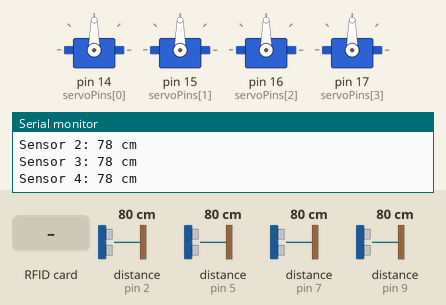
Simulated run of this sketch. Board: Arduino Mega 2560, built with avr-gcc and run on an emulated ATmega2560. Parts: 4 × servo, the last lines printed to the serial monitor. Wiring (inferred from the names in the program): 4 × ultrasonic range finder: trigger pin 3, echo pin 2 / trigger pin 4, echo pin 5 / trigger pin 6, echo pin 7 / trigger pin 8, echo pin 9. Inputs (shaded band) come from the test bench; at power-on: distance to the obstacle (sensors on pin 2, pin 5, pin 7, pin 9) 80 cm. The echo pulse lasts 58.3 µs per cm.

Above: at 1.2 s.
1.3 s: distance to the obstacle (sensor on pin 2) set to 12 cm
4.3 s: distance to the obstacle (sensor on pin 2) set to 9 cm
At 5.0 s:
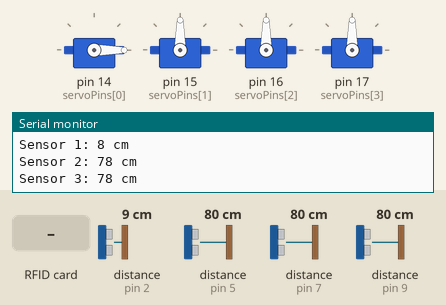
5.8 s: RFID card 5E 7A 19 C4 held to the reader
At 7.0 s:
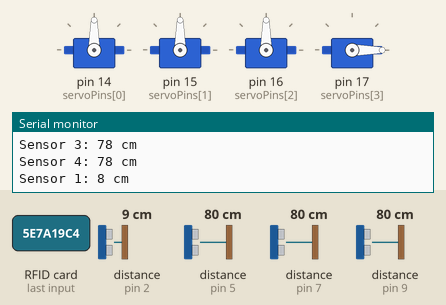
7.3 s: distance to the obstacle (sensor on pin 5) set to 12 cm
8.8 s: distance to the obstacle (sensor on pin 5) set to 9 cm
Timing chart, 0 to 11.8 s (numbered marks = the images above; inputs shaded):
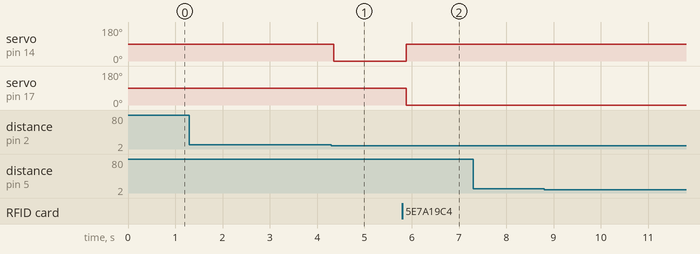

The sketch:

trafficdensity.ino
```cpp
#include <SPI.h>
#include <MFRC522.h>
#include <Servo.h>

const int trigPins[] = {3, 4, 6, 8};
const int echoPins[] = {2, 5, 7, 9};
int servoPins[] = {14, 15, 16, 17};

const int SS_PIN = 53;
const int RST_PIN = 10;

MFRC522 mfrc522(SS_PIN, RST_PIN);

Servo servos[4];
unsigned long previousMillis = 0;
const long interval = 5000;  // in seconds

const int distanceThreshold = 10; // distance ultrasoni

boolean objectPresent = false;

void setup() {
  Serial.begin(9600);
  SPI.begin();
  mfrc522.PCD_Init();

  for (int i = 0; i < 4; i++) {
    pinMode(trigPins[i], OUTPUT);
    pinMode(echoPins[i], INPUT);
    servos[i].attach(servoPins[i]);
    servos[i].write(90);
  }
}

void loop() {
  boolean objectDetected = false;

  // Check RFID
  if (mfrc522.PICC_IsNewCardPresent() && mfrc522.PICC_ReadCardSerial()) {
    Serial.println("RFID Tag Detected");
    openGate(3);  //(0,1,2,3) gate numbers
    mfrc522.PICC_HaltA();
    mfrc522.PCD_StopCrypto1();
  }

  for (int i = 0; i < 4; i++) {
    long duration, distance;

    digitalWrite(trigPins[i], LOW);
    delayMicroseconds(2);
    digitalWrite(trigPins[i], HIGH);
    delayMicroseconds(10);
    digitalWrite(trigPins[i], LOW);

    duration = pulseIn(echoPins[i], HIGH);
    distance = duration * 0.034 / 2;

    Serial.print("Sensor ");
    Serial.print(i + 1);
    Serial.print(": ");
    Serial.print(distance);
    Serial.println(" cm");

    if (distance > 0 && distance < distanceThreshold) {
      objectDetected = true;
      if (!objectPresent) {
        objectPresent = true;
        openGate(i);
      }
    }
  }

  if (!objectDetected && objectPresent) {
    objectPresent = false;
    closeGates();
  }

  if (!objectPresent) {
    gateSequence();
  }
}

void openGate(int gateIndex) {
  for (int i = 0; i < 4; i++) {
    if (i == gateIndex) {
      servos[i].write(0);   // Open gate
    } else {
      servos[i].write(90);  // Close other gates
    }
  }
}

void closeGates() {
  for (int i = 0; i < 4; i++) {
    servos[i].write(90);  // Close all gates
  }
}

void gateSequence() {
  unsigned long currentMillis = millis();

  if (currentMillis - previousMillis >= interval) {
    previousMillis = currentMillis;
    static int currentGate = 0;

    closeGates();
    servos[currentGate].write(0);
    currentGate = (currentGate + 1) % 4;
  }
}


//note_servo 0degree open gate for this project 90 close
//4 servos
//4 ultrasonic sensors
//rfid modul 522
//componenst amount 2159rs only


//projects.circuitseeker@gmail.com
```

Measured:
- the behaviour switches between 11 and 10 cm on distance to the obstacle (sensor on pin 2) (found by bisection; images 0 and 1)
- after the input at 4.3 s, servo on pin 14 (servoPins[0]): 90° → 0° after 0.05 s instead of 0.74 s
- after the input at 5.8 s, servo on pin 14 (servoPins[0]): 0° → 90° after 0.08 s; servo on pin 17 (servoPins[3]): 90° → 0° after 0.08 s
